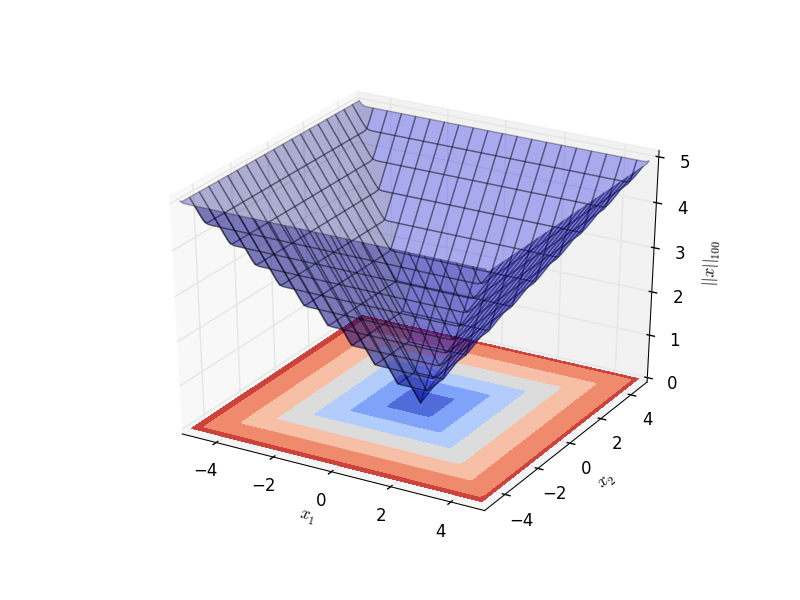

The script that saved this image:
#!/usr/bin/env python3
# -*- coding: utf-8 -*-

"""
Plot L100-norm
"""

import numpy as np
import matplotlib.pyplot as plt

from mpl_toolkits.mplot3d import axes3d
from matplotlib import cm

N = 100.

# Build datas ###############

x = np.arange(-5, 5, 0.1)
y = np.arange(-5, 5, 0.1)

xx,yy = np.meshgrid(x, y)
z = np.power(np.power(xx, N) + np.power(yy, N), 1./N)

# Plot data #################

fig = plt.figure()

#ax = axes3d.Axes3D(fig)
#ax.plot_wireframe(xx, yy, z)

ax = fig.gca(projection='3d')

ax.plot_surface(xx, yy, z, rstride=5, cstride=5, alpha=0.3)
cset = ax.contourf(xx, yy, z, zdir='z', offset=0, cmap=cm.coolwarm)

ax.set_xlabel(r'$x_1$')
ax.set_ylabel(r'$x_2$')
ax.set_zlabel(r'$||x||_{100}$')

# SAVE FILES ######################
plt.savefig("norm_l100.png")

plt.show()

